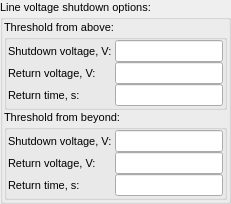
       <widget class="QGroupBox" name="groupBox_9">
        <property name="font">
         <font>
          <pointsize>8</pointsize>
         </font>
        </property>
        <property name="title">
         <string>Line voltage shutdown options:</string>
        </property>
        <layout class="QVBoxLayout" name="verticalLayout_25">
         <property name="spacing">
          <number>0</number>
         </property>
         <property name="leftMargin">
          <number>1</number>
         </property>
         <property name="topMargin">
          <number>1</number>
         </property>
         <property name="rightMargin">
          <number>1</number>
         </property>
         <property name="bottomMargin">
          <number>1</number>
         </property>
         <item>
          <widget class="QGroupBox" name="groupBox_12">
           <property name="font">
            <font>
             <pointsize>8</pointsize>
            </font>
           </property>
           <property name="title">
            <string>Threshold from above:</string>
           </property>
           <layout class="QHBoxLayout" name="horizontalLayout_11">
            <property name="spacing">
             <number>0</number>
            </property>
            <property name="leftMargin">
             <number>1</number>
            </property>
            <property name="topMargin">
             <number>1</number>
            </property>
            <property name="rightMargin">
             <number>1</number>
            </property>
            <property name="bottomMargin">
             <number>1</number>
            </property>
            <item>
             <layout class="QVBoxLayout" name="verticalLayout_20">
              <property name="spacing">
               <number>0</number>
              </property>
              <item>
               <widget class="QLabel" name="label_39">
                <property name="font">
                 <font>
                  <pointsize>8</pointsize>
                 </font>
                </property>
                <property name="text">
                 <string>Shutdown voltage, V: </string>
                </property>
               </widget>
              </item>
              <item>
               <widget class="QLabel" name="label_40">
                <property name="font">
                 <font>
                  <pointsize>8</pointsize>
                 </font>
                </property>
                <property name="text">
                 <string>Return voltage, V:</string>
                </property>
               </widget>
              </item>
              <item>
               <widget class="QLabel" name="label_41">
                <property name="font">
                 <font>
                  <pointsize>8</pointsize>
                 </font>
                </property>
                <property name="text">
                 <string>Return time, s:</string>
                </property>
               </widget>
              </item>
             </layout>
            </item>
            <item>
             <layout class="QVBoxLayout" name="verticalLayout_21">
              <property name="spacing">
               <number>0</number>
              </property>
              <item>
               <widget class="QLineEdit" name="lineEdit_0x24">
                <property name="font">
                 <font>
                  <pointsize>8</pointsize>
                 </font>
                </property>
               </widget>
              </item>
              <item>
               <widget class="QLineEdit" name="lineEdit_0x25">
                <property name="font">
                 <font>
                  <pointsize>8</pointsize>
                 </font>
                </property>
               </widget>
              </item>
              <item>
               <widget class="QLineEdit" name="lineEdit_0x3d_0">
                <property name="font">
                 <font>
                  <pointsize>8</pointsize>
                 </font>
                </property>
               </widget>
              </item>
             </layout>
            </item>
           </layout>
          </widget>
         </item>
         <item>
          <widget class="QGroupBox" name="groupBox_13">
           <property name="font">
            <font>
             <pointsize>8</pointsize>
            </font>
           </property>
           <property name="title">
            <string>Threshold from beyond:</string>
           </property>
           <layout class="QHBoxLayout" name="horizontalLayout_12">
            <property name="spacing">
             <number>0</number>
            </property>
            <property name="leftMargin">
             <number>1</number>
            </property>
            <property name="topMargin">
             <number>1</number>
            </property>
            <property name="rightMargin">
             <number>1</number>
            </property>
            <property name="bottomMargin">
             <number>1</number>
            </property>
            <item>
             <layout class="QVBoxLayout" name="verticalLayout_22">
              <property name="spacing">
               <number>0</number>
              </property>
              <item>
               <widget class="QLabel" name="label_42">
                <property name="font">
                 <font>
                  <pointsize>8</pointsize>
                 </font>
                </property>
                <property name="text">
                 <string>Shutdown voltage, V: </string>
                </property>
               </widget>
              </item>
              <item>
               <widget class="QLabel" name="label_43">
                <property name="font">
                 <font>
                  <pointsize>8</pointsize>
                 </font>
                </property>
                <property name="text">
                 <string>Return voltage, V:</string>
                </property>
               </widget>
              </item>
              <item>
               <widget class="QLabel" name="label_44">
                <property name="font">
                 <font>
                  <pointsize>8</pointsize>
                 </font>
                </property>
                <property name="text">
                 <string>Return time, s:</string>
                </property>
               </widget>
              </item>
             </layout>
            </item>
            <item>
             <layout class="QVBoxLayout" name="verticalLayout_23">
              <property name="spacing">
               <number>0</number>
              </property>
              <item>
               <widget class="QLineEdit" name="lineEdit_0x26">
                <property name="font">
                 <font>
                  <pointsize>8</pointsize>
                 </font>
                </property>
               </widget>
              </item>
              <item>
               <widget class="QLineEdit" name="lineEdit_0x27">
                <property name="font">
                 <font>
                  <pointsize>8</pointsize>
                 </font>
                </property>
               </widget>
              </item>
              <item>
               <widget class="QLineEdit" name="lineEdit_0x3d_1">
                <property name="font">
                 <font>
                  <pointsize>8</pointsize>
                 </font>
                </property>
               </widget>
              </item>
             </layout>
            </item>
           </layout>
          </widget>
         </item>
        </layout>
       </widget>
